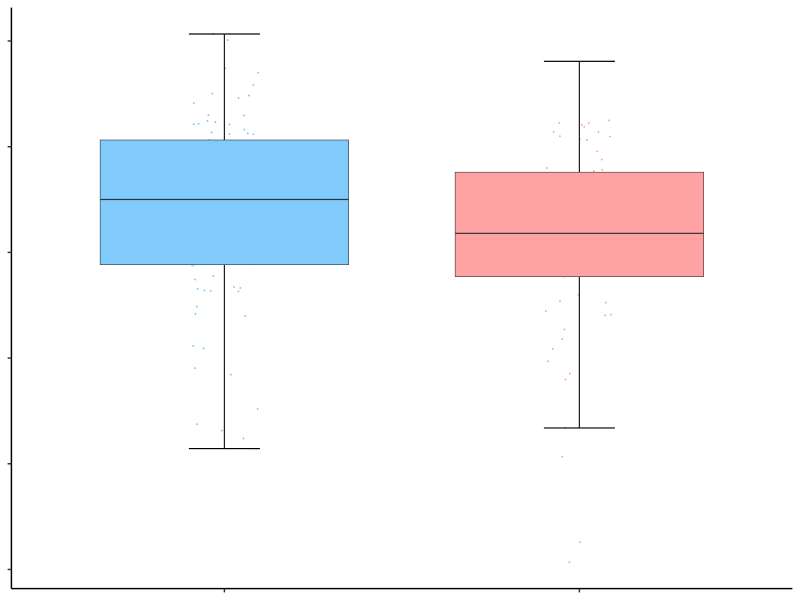
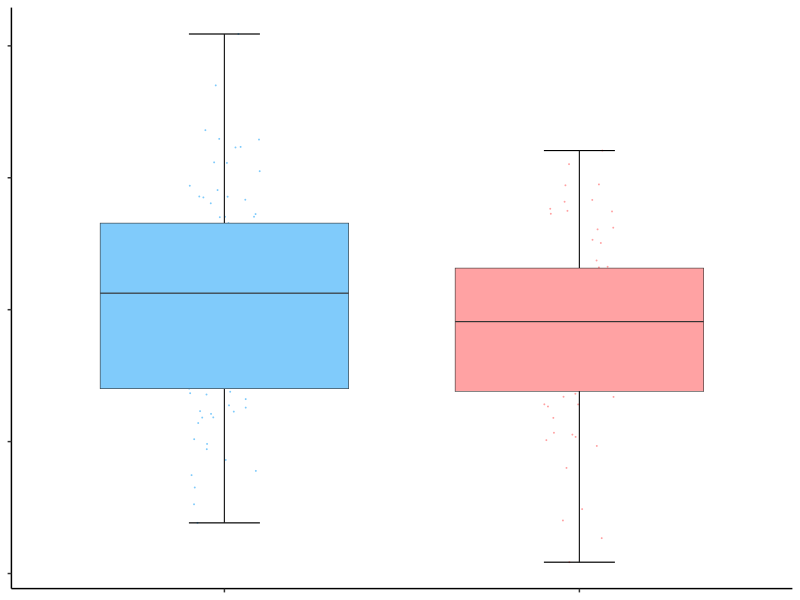
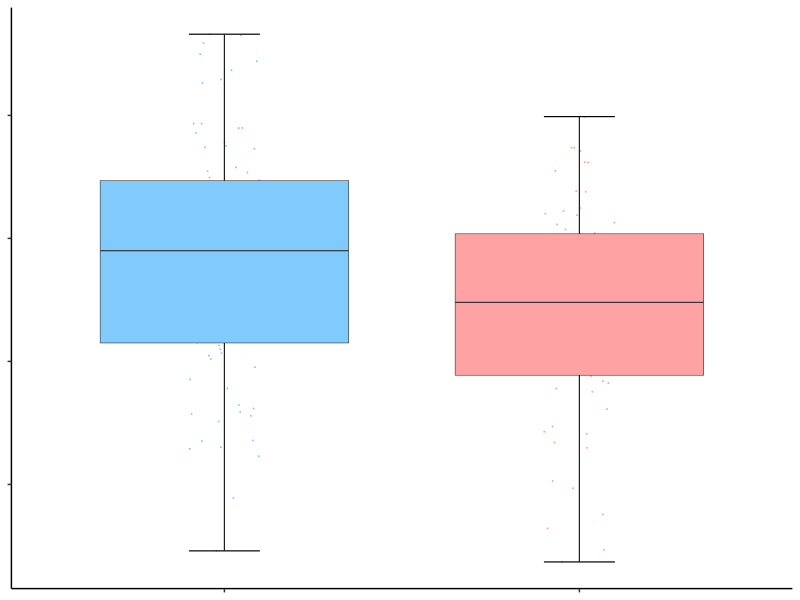
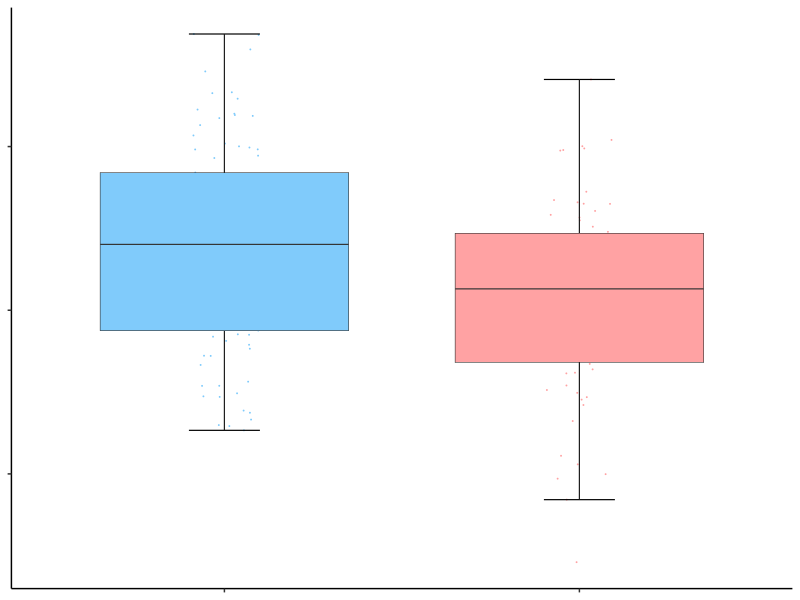
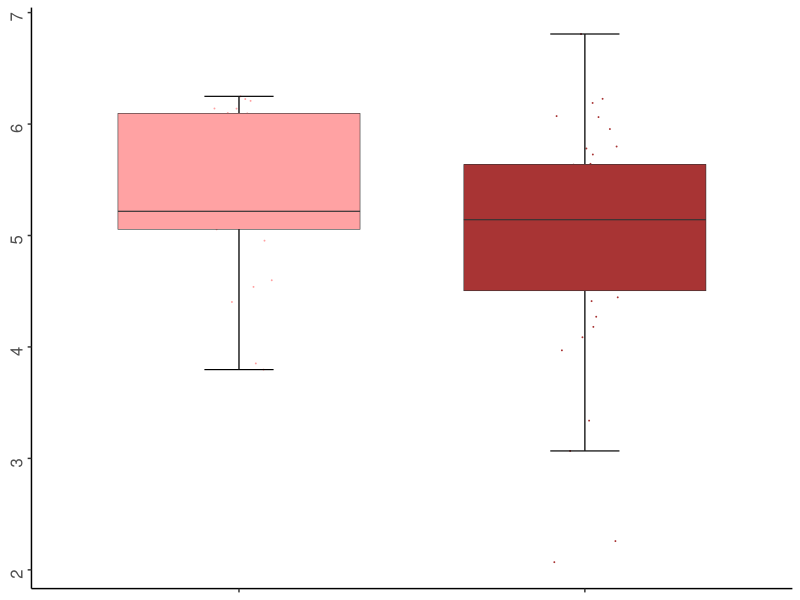
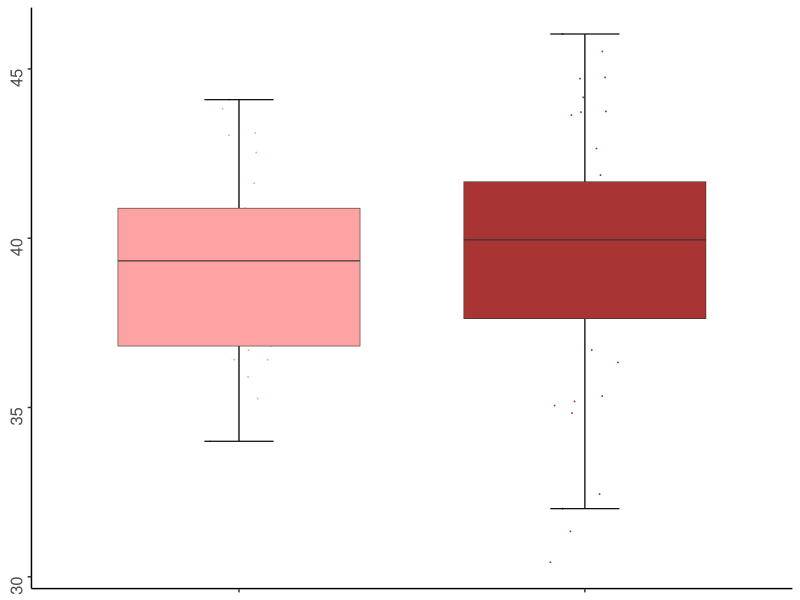
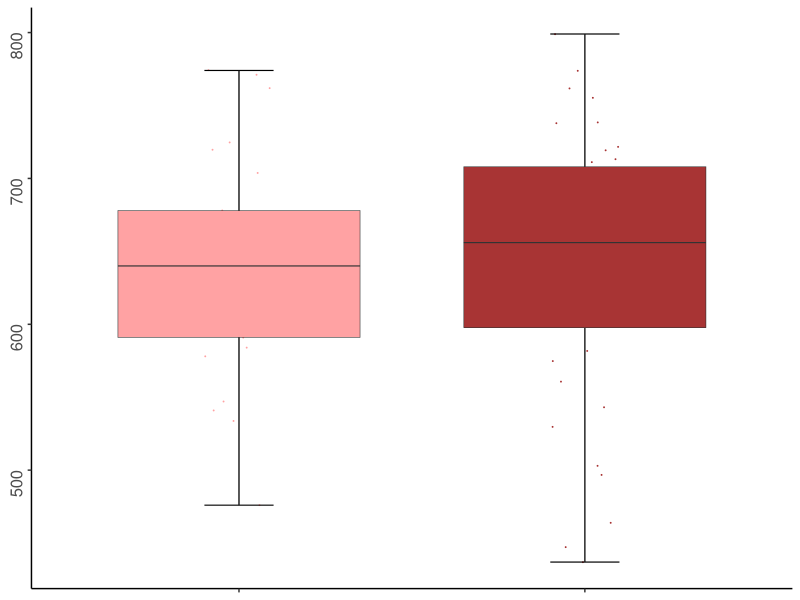

The R script that drew these images, in order: (Note: this script raises an error after producing the figures.)
library(psych);library(corrplot);library(ggplot2)
taxa_shortname <- function(otu,level){
  if("taxonomy" %in% colnames(otu)){
    otu_tax <- otu[,"taxonomy"]
  }else{
    otu_tax <- rownames(otu)
  }
  otu_tax <- gsub(" ","",otu_tax)
  tax.16s <- strsplit(as.character(otu_tax),split = ";",perl = T)
  if(is.numeric(level))
    tax <- data.frame(matrix(unlist(tax.16s), ncol = level, byrow=T),stringsAsFactors=FALSE)
  if(level=="OTU" | level=="otu")
    tax <- data.frame(matrix(unlist(tax.16s), ncol = 7, byrow=T),stringsAsFactors=FALSE)
  tax1 <- apply(tax,2,function(x) gsub(".__","",x,perl = T))
  if(level %in% c("OTU","otu",7)){
    newtax <- apply(tax1,1,function(x) ifelse(all(nchar(x)>0),paste(x[6],x[7],sep = "."),x[which(nchar(x)<1)-1]))
    if(level == 7)
      newtax[which(duplicated(newtax))] <- apply(tax1[which(duplicated(newtax)),],1,function(x) paste(x[which(nchar(x)>1)[length(which(nchar(x)>1))-1]],x[which(nchar(x)>1)[length(which(nchar(x)>1))]],sep="."))
  }
  if(level %in% c(2:6)){
    newtax <- apply(tax1,1,function(x) x[which(nchar(x)>1 & x!="Other")[length(which(nchar(x)>1 & x!="Other"))]])
    if(length(which(duplicated(newtax)))>1){ 
      newtax[which(duplicated(newtax))] <- apply(tax1[which(duplicated(newtax)),],1,function(x) paste(x[which(nchar(x)>1)[length(which(nchar(x)>1))-1]],x[which(nchar(x)>1)[length(which(nchar(x)>1))]],sep="."))
    }else if(length(which(duplicated(newtax)))==1){
      newtax[which(duplicated(newtax))] <- paste(tax1[which(duplicated(newtax)),which(nchar(tax1[which(duplicated(newtax)),])>1)[length(which(nchar(tax1[which(duplicated(newtax)),])>1))-1]],tax1[which(duplicated(newtax)),which(nchar(tax1[which(duplicated(newtax)),])>1)[length(which(nchar(tax1[which(duplicated(newtax)),])>1))]],sep=".")
    }
  }
  if(level=="OTU"| level=="otu")
    newtax <- paste("OTU",rownames(otu),"_",newtax,sep = "")
  return(newtax)
}
summarySE <- function(data=NULL, measurevar, groupvars=NULL, na.rm=FALSE, conf.interval=.95) {
  library(doBy)
  
  # New version of length which can handle NA's: if na.rm==T, don't count them
  length2 <- function (x, na.rm=FALSE) {
    if (na.rm) sum(!is.na(x))
    else       length(x)
  }
  
  # Collapse the data
  formula <- as.formula(paste(measurevar, paste(groupvars, collapse=" + "), sep=" ~ "))
  datac <- summaryBy(formula, data=data, FUN=c(length2,mean,sd), na.rm=na.rm)
  
  # Rename columns
  names(datac)[ names(datac) == paste(measurevar, ".mean",    sep="") ] <- measurevar
  names(datac)[ names(datac) == paste(measurevar, ".sd",      sep="") ] <- "sd"
  names(datac)[ names(datac) == paste(measurevar, ".length2", sep="") ] <- "N"
  
  datac$se <- datac$sd / sqrt(datac$N)  # Calculate standard error of the mean
  print(datac$se)
  # Confidence interval multiplier for standard error
  # Calculate t-statistic for confidence interval: 
  # e.g., if conf.interval is .95, use .975 (above/below), and use df=N-1
  ciMult <- qt(conf.interval/2 + .5, datac$N-1)
  print(datac$N-1)
  datac$ci <- datac$se * ciMult
  
  return(datac)
}

adiv <- read.table("adiv.txt",header = T,row.names = 1,sep = "\t",comment.char = "")
all_genus <- read.table("cxhuman0814_even15980_sorted_L6.txt",header=T,row.names=1,sep="\t")
rownames(all_genus) <- taxa_shortname(all_genus,6)
map.all <- read.table("cxhuman0814.txt",header = T,row.names = 1,sep = "\t",comment.char = "")


#------------------
# alpha diversity
#########-----------------
## alpha diversity of PE & NP
m <- merge(adiv,map.all,by = "row.names")
wilcox.test(m$shannon~m$Statue2)
pd <- position_dodge(0.5)
p.sh <- ggplot(m,aes(Statue2,shannon,fill=Statue2)) + 
  geom_jitter(aes(colour=Statue2),size=0.005,width = 0.1) +
  stat_boxplot(geom = "errorbar",width=0.2,position=pd,lwd=0.4,fatten=0.4)+
  geom_boxplot(position=pd,width=0.7,outlier.shape = NA,lwd=0.2) +
  scale_color_manual(values = c("normotension"="#80cbfb","preeclampsia"="#ffa2a3")) +
  scale_fill_manual(values = c("normotension"="#80cbfb","preeclampsia"="#ffa2a3")) +
  theme_classic()+
  theme(legend.position = "none",
        axis.text.x = element_blank(),
        axis.text.y = element_blank(),
        axis.title = element_blank()) 
ggsave(filename = "adiv.shannon.pdf",plot = p.sh,width = 1,height = 1.2)


wilcox.test(m$PD_whole_tree~m$Statue2)
pd <- position_dodge(0.5)
p.pd <- ggplot(m,aes(Statue2,PD_whole_tree,fill=Statue2)) + 
  geom_jitter(aes(colour=Statue2),size=0.005,width = 0.1) +
  stat_boxplot(geom = "errorbar",width=0.2,position=pd,lwd=0.4,fatten=0.4)+
  geom_boxplot(position=pd,width=0.7,outlier.shape = NA,lwd=0.2) +
  scale_color_manual(values = c("normotension"="#80cbfb","preeclampsia"="#ffa2a3")) +
  scale_fill_manual(values = c("normotension"="#80cbfb","preeclampsia"="#ffa2a3")) +
  theme_classic()+
  theme(legend.position = "none",
        axis.text.x = element_blank(),
        axis.text.y = element_blank(),
        axis.title = element_blank()) 
ggsave(filename = "adiv.PD_whole_tree.pdf",plot = p.pd,width = 1,height = 1.2)


wilcox.test(m$observed_otus~m$Statue2)
pd <- position_dodge(0.5)
p.ob <- ggplot(m,aes(Statue2,observed_otus,fill=Statue2)) + 
  geom_jitter(aes(colour=Statue2),size=0.005,width = 0.1) +
  stat_boxplot(geom = "errorbar",width=0.2,position=pd,lwd=0.4,fatten=0.4)+
  geom_boxplot(position=pd,width=0.7,outlier.shape = NA,lwd=0.2) +
  scale_color_manual(values = c("normotension"="#80cbfb","preeclampsia"="#ffa2a3")) +
  scale_fill_manual(values = c("normotension"="#80cbfb","preeclampsia"="#ffa2a3")) +
  theme_classic()+
  theme(legend.position = "none",
        axis.text.x = element_blank(),
        axis.text.y = element_blank(),
        axis.title = element_blank()) 
ggsave(filename = "adiv.observed_otus.pdf",plot = p.ob,width = 1,height = 1.2)


wilcox.test(m$chao1~m$Statue2)
pd <- position_dodge(0.5)
p.ch <- ggplot(m,aes(Statue2,chao1,fill=Statue2)) + 
  geom_jitter(aes(colour=Statue2),size=0.005,width = 0.1) +
  stat_boxplot(geom = "errorbar",width=0.2,position=pd,lwd=0.4,fatten=0.4)+
  geom_boxplot(position=pd,width=0.7,outlier.shape = NA,lwd=0.2) +
  scale_color_manual(values = c("normotension"="#80cbfb","preeclampsia"="#ffa2a3")) +
  scale_fill_manual(values = c("normotension"="#80cbfb","preeclampsia"="#ffa2a3")) +
  theme_classic()+
  theme(legend.position = "none",
        axis.text.x = element_blank(),
        axis.text.y = element_blank(),
        axis.title = element_blank()) 
ggsave(filename = "adiv.chao1.pdf",plot = p.ch,width = 1,height = 1.2)



########------------------
## alpha diversity of subgroups 
all <- read.table("PE.subgroups.taxa.txt",header = T,row.names = 1,sep = "\t",comment.char = "")
m <- merge(adiv,all,by = "row.names")
wilcox.test(m$shannon~m$Statue3)
pd <- position_dodge(0.5)
p.sh <- ggplot(m,aes(Statue3,shannon,fill=Statue3)) + 
  geom_jitter(aes(colour=Statue3),size=0.005,width = 0.1) +
  stat_boxplot(geom = "errorbar",width=0.2,position=pd,lwd=0.4,fatten=0.4)+
  geom_boxplot(position=pd,width=0.7,outlier.shape = NA,lwd=0.2) +
  scale_color_manual(values = c("mild_preeclampsia"="#ffa2a3","severe_preeclampsia"="#A83434")) +
  scale_fill_manual(values = c("mild_preeclampsia"="#ffa2a3","severe_preeclampsia"="#A83434")) +
  theme_classic()+
  theme(legend.position = "none",
        axis.text.x = element_blank(),
        axis.text.y = element_text(angle = 90,size=12),
        axis.title = element_blank()) 
ggsave(filename = "adiv.shannon.pdf",plot = p.sh,width = 1,height = 1.2)


wilcox.test(m$PD_whole_tree~m$Statue3)
pd <- position_dodge(0.5)
p.pd <- ggplot(m,aes(Statue3,PD_whole_tree,fill=Statue3)) + 
  geom_jitter(aes(colour=Statue3),size=0.005,width = 0.1) +
  stat_boxplot(geom = "errorbar",width=0.2,position=pd,lwd=0.4,fatten=0.4)+
  geom_boxplot(position=pd,width=0.7,outlier.shape = NA,lwd=0.2) +
  scale_color_manual(values = c("mild_preeclampsia"="#ffa2a3","severe_preeclampsia"="#A83434")) +
  scale_fill_manual(values = c("mild_preeclampsia"="#ffa2a3","severe_preeclampsia"="#A83434")) +
  theme_classic()+
  theme(legend.position = "none",
        axis.text.x = element_blank(),
        axis.text.y = element_text(angle = 90,size=12),
        axis.title = element_blank()) 
ggsave(filename = "adiv.PD_whole_tree.pdf",plot = p.pd,width = 1,height = 1.2)


wilcox.test(m$observed_otus~m$Statue3)
pd <- position_dodge(0.5)
p.ob <- ggplot(m,aes(Statue3,observed_otus,fill=Statue3)) + 
  geom_jitter(aes(colour=Statue3),size=0.005,width = 0.1) +
  stat_boxplot(geom = "errorbar",width=0.2,position=pd,lwd=0.4,fatten=0.4)+
  geom_boxplot(position=pd,width=0.7,outlier.shape = NA,lwd=0.2) +
  scale_color_manual(values = c("mild_preeclampsia"="#ffa2a3","severe_preeclampsia"="#A83434")) +
  scale_fill_manual(values = c("mild_preeclampsia"="#ffa2a3","severe_preeclampsia"="#A83434")) +
  theme_classic()+
  theme(legend.position = "none",
        axis.text.x = element_blank(),
        axis.text.y = element_text(angle = 90,size=12),
        axis.title = element_blank()) 
ggsave(filename = "adiv.observed_otus.pdf",plot = p.ob,width = 1,height = 1.2)


wilcox.test(m$chao1~m$Statue3)
pd <- position_dodge(0.5)
p.ch <- ggplot(m,aes(Statue3,chao1,fill=Statue3)) + 
  geom_jitter(aes(colour=Statue3),size=0.005,width = 0.1) +
  stat_boxplot(geom = "errorbar",width=0.2,position=pd,lwd=0.4,fatten=0.4)+
  geom_boxplot(position=pd,width=0.7,outlier.shape = NA,lwd=0.2) +
  scale_color_manual(values = c("mild_preeclampsia"="# ","severe_preeclampsia"="# ")) +
  scale_fill_manual(values = c("mild_preeclampsia"="#ffa2a3","severe_preeclampsia"="#A83434")) +
  theme_classic()+
  theme(legend.position = "none",
        axis.text.x = element_blank(),
        axis.text.y = element_text(angle = 90,size=12),
        axis.title = element_blank()) 
ggsave(filename = "adiv.chao1.pdf",plot = p.ch,width = 1,height = 1.2)






#------------------
# Correlation
####---------------------------
### correlation of all samples
sid <- intersect(colnames(all_genus),rownames(map.all))
all1 <- t(all_genus[c("Clostridium","Dialister","Veillonella","Fusobacterium",
                      "Lachnospira","Akkermansia","Faecalibacterium"),sid])
all_ind <- map.all[sid,c("sbp","dbp","proteinuria","edema","ALT","AST","Cr","TT","ALB","TP","ATIII","neoweight","hemorrhage")]

all_res <- corr.test(all1,all_ind,method = "spearman",adjust = "none")
p <- data.frame(t(all_res$p))
p1 <- sapply(p,p.adjust,method="fdr")
rownames(p1) <- rownames(p)
col2 <- colorRampPalette(c("#67001F", "#B2182B", "#D6604D", "#F4A582",
                           "#FDDBC7", "#FFFFFF", "#D1E5F0", "#92C5DE",
                           "#4393C3", "#2166AC", "#053061"))
colors <- c("#67001E","#67001D",col2(26),"#053063","#053062")
out.corr <- corrplot(all_res$r,col = rev(colors),
                     p.mat = t(p1), sig.level = .05, insig = "blank",tl.col = "black")

####---------------------------
### correlation of only PE samples
sub_genus <- all_genus[,grepl("PIH",colnames(all_genus))]
#all_genus <- t(all_genus)
ind <- read.table("cxhuman0814.txt",header = T,row.names = 1,sep = "\t",comment.char = "",check.names = F)
ind <- ind[grepl("PIH",rownames(ind)),]
sid <- intersect(colnames(sub_genus),rownames(ind))
all1 <- t(sub_genus[c("Clostridium","Dialister","Veillonella","Fusobacterium",
                      "Lachnospira","Akkermansia","Faecalibacterium"),sid])
all_ind <- ind[sid,c("sbp","dbp","proteinuria","edema","ALT","AST","Cr","TT","ALB","TP","ATIII","neoweight","hemorrhage")]

all_res <- corr.test(all1,all_ind,method = "spearman",adjust = "none")
p <- data.frame(t(all_res$p))
p1 <- sapply(p,p.adjust,method="fdr")
rownames(p1) <- rownames(p)
col2 <- colorRampPalette(c("#67001F", "#B2182B", "#D6604D", "#F4A582",
                           "#FDDBC7", "#FFFFFF", "#D1E5F0", "#92C5DE",
                           "#4393C3", "#2166AC", "#053061"))
colors <- c("#67001E","#67001D",col2(26),"#053063","#053062")
out.corr <- corrplot(all_res$r,col = rev(colors),
                     p.mat = t(p1), sig.level = .05, insig = "blank",tl.col = "black")





#------------------
# genus compare between PE & NP
tomakeplot <- function(dta,value,variable,c=0){
  pd <- position_dodge(0.8)
  p.out <- wilcox.test(dta[,value]~dta[,variable])
  print(p.out)
  dta[,value] <- dta[,value]*100
  p <- ggplot(dta,aes_string(variable,value,fill=variable)) + 
    geom_jitter(aes_string(colour=variable),size=0.005,position=pd) +
    stat_boxplot(geom = "errorbar",width=0.2,position=pd,lwd=0.4,fatten=0.4)+
    geom_boxplot(position=pd,width=0.7,outlier.shape = NA,lwd=0.2) +
    scale_fill_manual(values = c("normotension"="#80cbfb","preeclampsia"="#ffa2a3")) +
    scale_color_manual(values = c("normotension"="#80cbfb","preeclampsia"="#ffa2a3")) +
    theme(legend.position = "none") + theme_classic()+ ylab(paste(value,"(%)",sep = ""))+
    theme(legend.position = "none",
          axis.text.x = element_blank(),
          axis.text.y = element_text(angle = 90,size = 10),
          axis.title.x = element_blank(),
          axis.title.y = element_text(angle = 90)) +
    scale_y_continuous(limits = c(0,c))
  filename <- paste("two.groups",value,"pdf",sep = ".")
  ggsave(filename = filename,plot = p,width = 2.1,height = 2.4)
}

sid <- intersect(colnames(all_genus),rownames(map.all))
all1 <- t(all_genus[c("Clostridium","Dialister","Veillonella","Fusobacterium","Coprococcus",
                      "Lactococcus","Lachnospira","Akkermansia","Faecalibacterium"),sid])
m <- merge(all1,map.all,by = "row.names")
tomakeplot(dta = m,value = "Clostridium",variable = "Statue2",c=20)
tomakeplot(dta = m,value = "Dialister",variable = "Statue2",c=4)
tomakeplot(dta = m,value = "Veillonella",variable = "Statue2",c=1)
tomakeplot(dta = m,value = "Fusobacterium",variable = "Statue2",c=0.2)
tomakeplot(dta = m,value = "Coprococcus",variable = "Statue2",c=5)
tomakeplot(dta = m,value = "Lachnospira",variable = "Statue2",c=3)
tomakeplot(dta = m,value = "Akkermansia",variable = "Statue2",c=0.5)
tomakeplot(dta = m,value = "Faecalibacterium",variable = "Statue2",c=10)

#------------------
# picrust
description <- read.table("metagenome_prediction.description_table.txt",sep = "\t",header = T,quote = "",row.names = 1,comment.char = "")
description <- description[,-ncol(description)]; description <- data.frame(t(description))
map.for.picrust <- data.frame(group =map.all$Statue2,row.names = rownames(map.all))
m <- merge(map.for.picrust,description,by="row.names")
n=1
out <- data.frame(name=1,p.value=1,mean.NP=1,mean.PE=1)
for (i in 3:ncol(m)){
  wil <- wilcox.test(m[,i]~m$group)
  if (!is.na(wil$p.value)){
    if (sum(m[,i])>1){
      out[n,1]= colnames(m)[i]
      out[n,2]= wil$p.value
      out[n,3]= aggregate(m[,i],by=list(m$group),mean)[1,2]
      out[n,4]= aggregate(m[,i],by=list(m$group),mean)[2,2]
      n= n+1
    }
  }
}
out$p.fdr <- p.adjust(out$p.value,method = "fdr")
